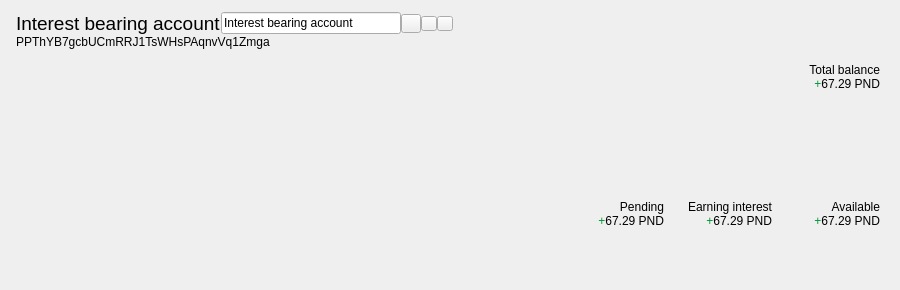
<?xml version="1.0" encoding="UTF-8"?>
<ui version="4.0">
 <class>AccountSummaryHeaderWidget</class>
 <widget class="QFrame" name="AccountSummaryHeaderWidget">
  <property name="geometry">
   <rect>
    <x>0</x>
    <y>0</y>
    <width>900</width>
    <height>290</height>
   </rect>
  </property>
  <property name="windowTitle">
   <string>Frame</string>
  </property>
  <property name="frameShape">
   <enum>QFrame::NoFrame</enum>
  </property>
  <property name="frameShadow">
   <enum>QFrame::Plain</enum>
  </property>
  <layout class="QGridLayout" name="gridLayout" columnstretch="0,0,0,0,0,0,0,0,0">
   <property name="leftMargin">
    <number>16</number>
   </property>
   <property name="topMargin">
    <number>12</number>
   </property>
   <property name="rightMargin">
    <number>20</number>
   </property>
   <property name="bottomMargin">
    <number>12</number>
   </property>
   <property name="horizontalSpacing">
    <number>0</number>
   </property>
   <property name="verticalSpacing">
    <number>8</number>
   </property>
   <item row="1" column="7">
    <layout class="QVBoxLayout" name="verticalLayout_4">
     <item>
      <widget class="QLabel" name="interest_balance_header">
       <property name="text">
        <string>Earning interest</string>
       </property>
       <property name="alignment">
        <set>Qt::AlignBottom|Qt::AlignRight|Qt::AlignTrailing</set>
       </property>
      </widget>
     </item>
     <item>
      <layout class="QHBoxLayout" name="horizontalLayout_4">
       <property name="spacing">
        <number>0</number>
       </property>
       <item>
        <widget class="QLabel" name="interest_balance">
         <property name="text">
          <string>&lt;html&gt;&lt;head/&gt;&lt;body&gt;&lt;p&gt;&lt;span style=&quot; color:#009933;&quot;&gt;+&lt;/span&gt;67.29 PND&lt;/p&gt;&lt;/body&gt;&lt;/html&gt;</string>
         </property>
         <property name="alignment">
          <set>Qt::AlignRight|Qt::AlignTop|Qt::AlignTrailing</set>
         </property>
        </widget>
       </item>
      </layout>
     </item>
    </layout>
   </item>
   <item row="0" column="8">
    <layout class="QVBoxLayout" name="total_balance_layout">
     <item>
      <widget class="QLabel" name="account_balance_header">
       <property name="text">
        <string>Total balance</string>
       </property>
       <property name="alignment">
        <set>Qt::AlignBottom|Qt::AlignRight|Qt::AlignTrailing</set>
       </property>
      </widget>
     </item>
     <item>
      <layout class="QHBoxLayout" name="horizontalLayout_2">
       <property name="spacing">
        <number>0</number>
       </property>
       <item>
        <widget class="QLabel" name="account_balance">
         <property name="sizePolicy">
          <sizepolicy hsizetype="Minimum" vsizetype="Preferred">
           <horstretch>0</horstretch>
           <verstretch>0</verstretch>
          </sizepolicy>
         </property>
         <property name="text">
          <string>&lt;html&gt;&lt;head/&gt;&lt;body&gt;&lt;p&gt;&lt;span style=&quot; color:#009933;&quot;&gt;+&lt;/span&gt;67.29 PND&lt;/p&gt;&lt;/body&gt;&lt;/html&gt;</string>
         </property>
         <property name="alignment">
          <set>Qt::AlignRight|Qt::AlignTop|Qt::AlignTrailing</set>
         </property>
        </widget>
       </item>
      </layout>
     </item>
    </layout>
   </item>
   <item row="0" column="1" colspan="5">
    <layout class="QVBoxLayout" name="verticalLayout">
     <item>
      <layout class="QHBoxLayout" name="horizontalLayout_7" stretch="0,0,0,0,0,1">
       <property name="spacing">
        <number>0</number>
       </property>
       <item>
        <widget class="QLabel" name="account_header_label">
         <property name="sizePolicy">
          <sizepolicy hsizetype="Expanding" vsizetype="Preferred">
           <horstretch>0</horstretch>
           <verstretch>0</verstretch>
          </sizepolicy>
         </property>
         <property name="font">
          <font>
           <pointsize>14</pointsize>
          </font>
         </property>
         <property name="text">
          <string>Interest bearing account</string>
         </property>
         <property name="alignment">
          <set>Qt::AlignBottom|Qt::AlignLeading|Qt::AlignLeft</set>
         </property>
        </widget>
       </item>
       <item>
        <widget class="QLineEdit" name="account_header_line_edit">
         <property name="minimumSize">
          <size>
           <width>180</width>
           <height>0</height>
          </size>
         </property>
         <property name="text">
          <string>Interest bearing account</string>
         </property>
        </widget>
       </item>
       <item>
        <widget class="QToolButton" name="edit_account_label_button">
         <property name="toolTip">
          <string>Edit account name.</string>
         </property>
         <property name="text">
          <string/>
         </property>
         <property name="icon">
          <iconset resource="../bitcoin.qrc">
           <normaloff>:/icons/edit</normaloff>:/icons/edit</iconset>
         </property>
         <property name="iconSize">
          <size>
           <width>12</width>
           <height>12</height>
          </size>
         </property>
        </widget>
       </item>
       <item>
        <widget class="QToolButton" name="cancel_edit_account_label_button">
         <property name="toolTip">
          <string>Accept new account name.</string>
         </property>
         <property name="text">
          <string/>
         </property>
         <property name="icon">
          <iconset resource="../bitcoin.qrc">
           <normaloff>:/icons/synced</normaloff>:/icons/synced</iconset>
         </property>
         <property name="iconSize">
          <size>
           <width>8</width>
           <height>8</height>
          </size>
         </property>
        </widget>
       </item>
       <item>
        <widget class="QToolButton" name="accept_edit_account_label_button">
         <property name="toolTip">
          <string>Cancel editing of account name.</string>
         </property>
         <property name="text">
          <string/>
         </property>
         <property name="icon">
          <iconset resource="../bitcoin.qrc">
           <normaloff>:/icons/quit</normaloff>:/icons/quit</iconset>
         </property>
         <property name="iconSize">
          <size>
           <width>8</width>
           <height>8</height>
          </size>
         </property>
        </widget>
       </item>
       <item>
        <spacer name="horizontalSpacer_9">
         <property name="orientation">
          <enum>Qt::Horizontal</enum>
         </property>
         <property name="sizeHint" stdset="0">
          <size>
           <width>40</width>
           <height>20</height>
          </size>
         </property>
        </spacer>
       </item>
      </layout>
     </item>
     <item>
      <widget class="QLabel" name="account_address">
       <property name="text">
        <string>PPThYB7gcbUCmRRJ1TsWHsPAqnvVq1Zmga</string>
       </property>
       <property name="alignment">
        <set>Qt::AlignLeading|Qt::AlignLeft|Qt::AlignTop</set>
       </property>
      </widget>
     </item>
    </layout>
   </item>
   <item row="1" column="8">
    <layout class="QVBoxLayout" name="verticalLayout_3">
     <item>
      <widget class="QLabel" name="available_balance_header">
       <property name="text">
        <string>Available</string>
       </property>
       <property name="alignment">
        <set>Qt::AlignBottom|Qt::AlignRight|Qt::AlignTrailing</set>
       </property>
      </widget>
     </item>
     <item>
      <layout class="QHBoxLayout" name="horizontalLayout_5">
       <property name="spacing">
        <number>0</number>
       </property>
       <item>
        <widget class="QLabel" name="available_balance">
         <property name="text">
          <string>&lt;html&gt;&lt;head/&gt;&lt;body&gt;&lt;p&gt;&lt;span style=&quot; color:#009933;&quot;&gt;+&lt;/span&gt;67.29 PND&lt;/p&gt;&lt;/body&gt;&lt;/html&gt;</string>
         </property>
         <property name="textFormat">
          <enum>Qt::RichText</enum>
         </property>
         <property name="scaledContents">
          <bool>false</bool>
         </property>
         <property name="alignment">
          <set>Qt::AlignRight|Qt::AlignTop|Qt::AlignTrailing</set>
         </property>
        </widget>
       </item>
      </layout>
     </item>
    </layout>
   </item>
   <item row="1" column="6">
    <layout class="QVBoxLayout" name="verticalLayout_5">
     <item>
      <widget class="QLabel" name="pending_balance_header">
       <property name="text">
        <string>Pending</string>
       </property>
       <property name="alignment">
        <set>Qt::AlignBottom|Qt::AlignRight|Qt::AlignTrailing</set>
       </property>
      </widget>
     </item>
     <item>
      <layout class="QHBoxLayout" name="horizontalLayout_3">
       <property name="spacing">
        <number>0</number>
       </property>
       <item>
        <widget class="QLabel" name="pending_balance">
         <property name="text">
          <string>&lt;html&gt;&lt;head/&gt;&lt;body&gt;&lt;p&gt;&lt;span style=&quot; color:#009933;&quot;&gt;+&lt;/span&gt;67.29 PND&lt;/p&gt;&lt;/body&gt;&lt;/html&gt;</string>
         </property>
         <property name="alignment">
          <set>Qt::AlignRight|Qt::AlignTop|Qt::AlignTrailing</set>
         </property>
        </widget>
       </item>
      </layout>
     </item>
    </layout>
   </item>
  </layout>
 </widget>
 <resources>
  <include location="../bitcoin.qrc"/>
 </resources>
 <connections/>
</ui>
